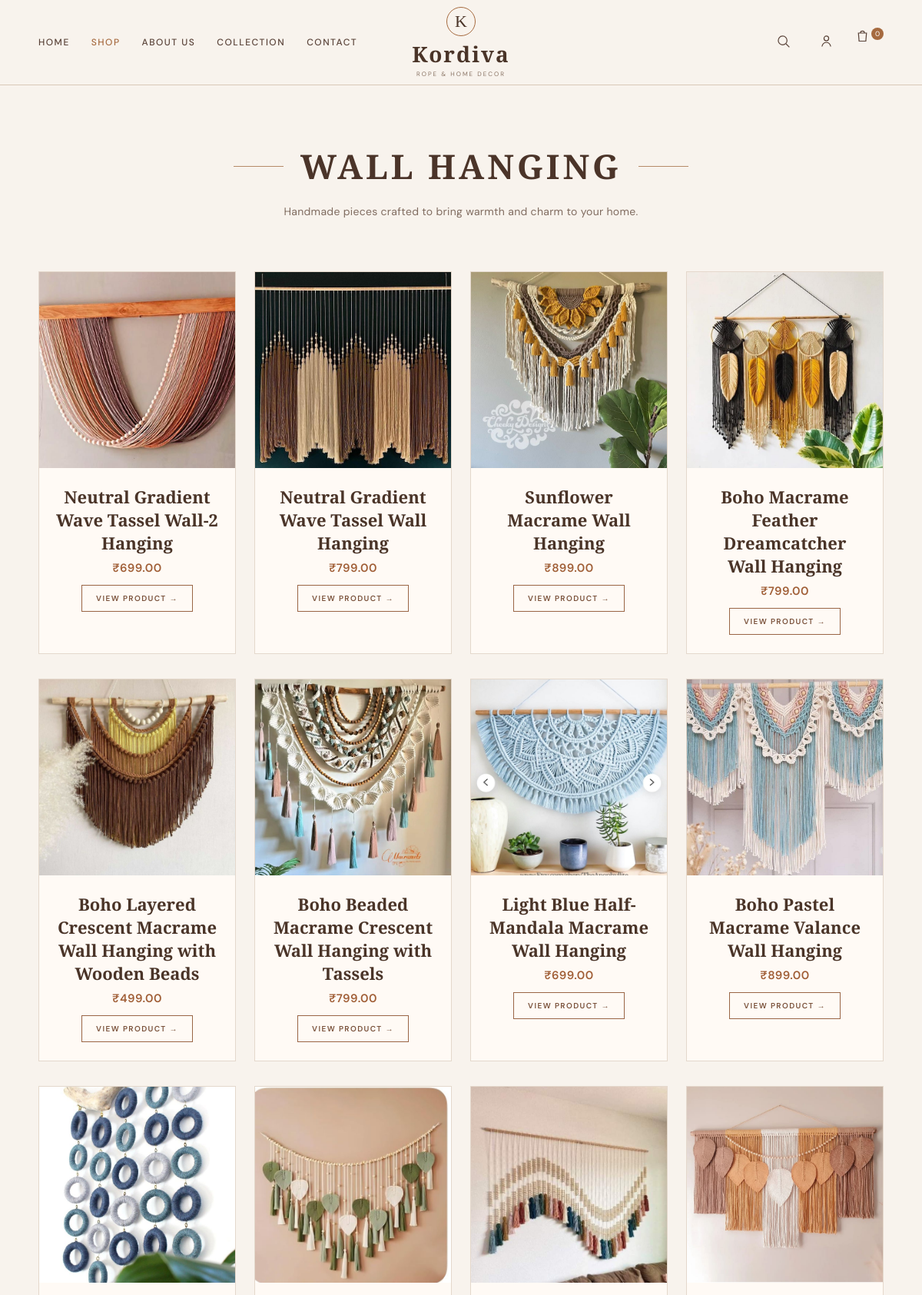
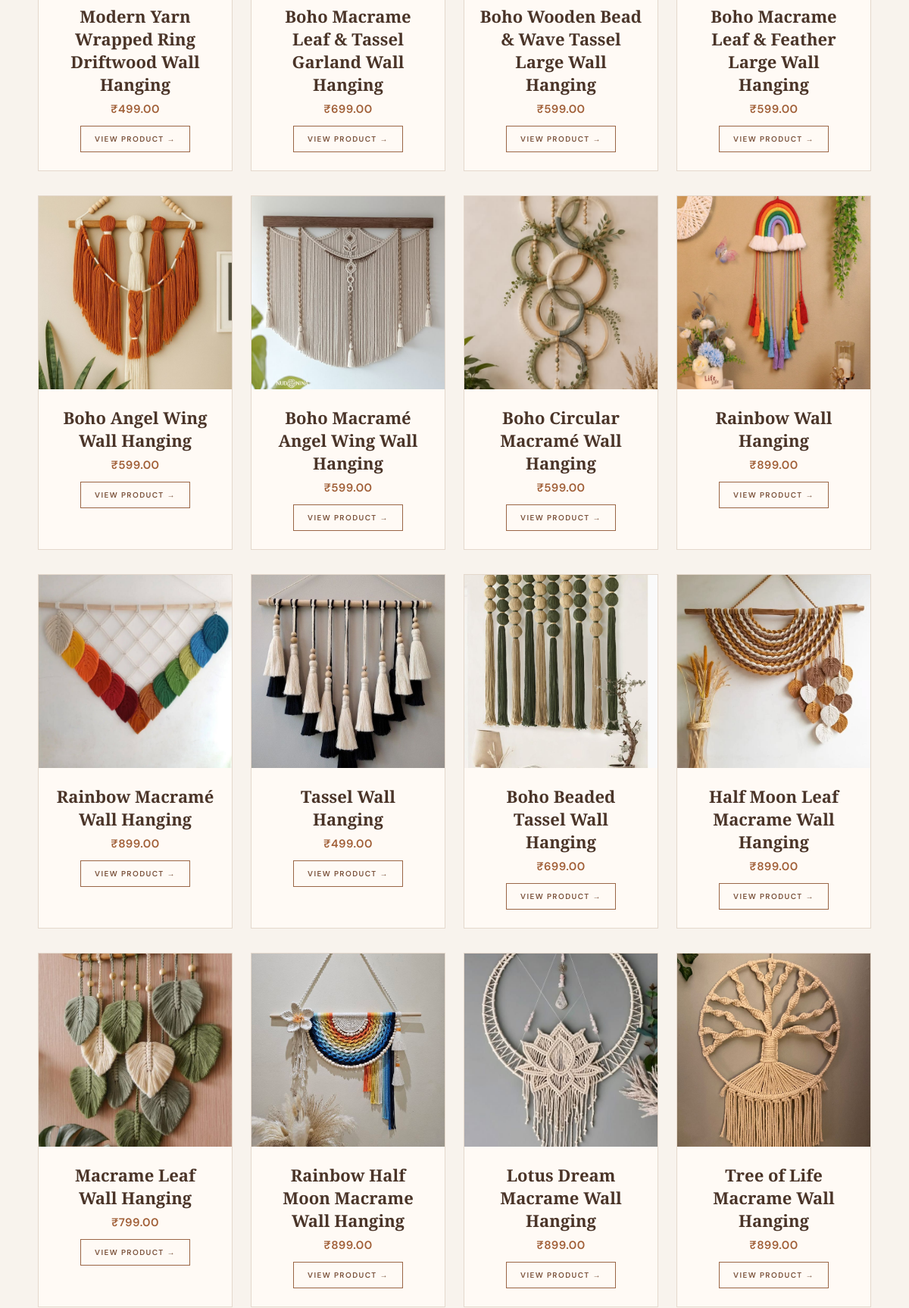
Screenshot of /type/wall-hanging/ (upper part) with the database file from the repository (2 pictures, top to bottom).
### products/models.py (models this page shows, shortened)
class ProductType(models.Model):
    category = models.ForeignKey(
        Category,
        on_delete=models.CASCADE,
        related_name='product_types'
    )
    name = models.CharField(max_length=100)
    slug = models.SlugField(unique=True)

class Product(models.Model):
    product_type = models.ForeignKey(
        ProductType,
        on_delete=models.CASCADE,
        related_name='products',
        null=True,
        blank=True
    )
    name = models.CharField(max_length=200)
    slug = models.SlugField(unique=True)
    description = models.TextField(blank=True)
    image = models.ImageField(
        upload_to='products/'
    )
    price = models.DecimalField(
        max_digits=10,
        decimal_places=2
    )
    stock = models.PositiveIntegerField(
        default=0
    )
    available = models.BooleanField(
        default=True
    )
    created_at = models.DateTimeField(
        auto_now_add=True
    )

### products/views.py (the view)
def product_type_products(request, slug):
    product_type = get_object_or_404(
        ProductType,
        slug=slug
    )
    products = Product.objects.filter(
        product_type=product_type,
        available=True
    ).order_by('-created_at')
    return render(
        request,
        'products/product_type_products.html',
        {
            'product_type': product_type,
            'products': products,
        }
    )

### products/templates/products/product_type_products.html (shortened to what this page needs)
{% load static %}
<!DOCTYPE html>
<html lang="en">
<head>
    <link rel="stylesheet"
      href="{% static 'products/product_type_products.css' %}">
</head>
<body>
<header class="site-header">
    <div class="header-inner">
        <nav class="main-nav">
            <a href="{% url 'home' %}"
               class="nav-link">
                HOME
            </a>
            <a href="#"
               class="nav-link active">
                SHOP
            </a>
            <a href="#"
               class="nav-link">
                ABOUT US
            </a>
            <a href="#"
               class="nav-link">
                COLLECTION
            </a>
            <a href="#"
               class="nav-link">
                CONTACT
            </a>
        </nav>
        <a href="{% url 'home' %}"
           class="brand-logo">
            <div class="logo-circle">
                <span>K</span>
            </div>
            <div class="brand-name">
                Kordiva
            </div>
            <div class="brand-tagline">
                ROPE & HOME DECOR
            </div>
        </a>
        <div class="header-actions">
            <button class="icon-button"
                    aria-label="Search">
                <svg viewBox="0 0 24 24">
                    <circle cx="11"
                            cy="11"
                            r="6.5">
                    </circle>
                    <line x1="16"
                          y1="16"
                          x2="21"
                          y2="21">
                    </line>
                </svg>
            </button>
            <button class="icon-button"
                    aria-label="Account">
                <svg viewBox="0 0 24 24">
                    <circle cx="12"
                            cy="8"
                            r="3.5">
                    </circle>
                    <path d="M5.5 20c.8-4 3-6 6.5-6s5.7 2 6.5 6">
                    </path>
                </svg>
            </button>
            <a href="{% url 'cart' %}"
   class="icon-button cart-button"
   aria-label="Cart">
    <svg viewBox="0 0 24 24">
        <path d="M6 8h12l-1 12H7L6 8Z"></path>
        <path d="M9 8a3 3 0 0 1 6 0"></path>
    </svg>
    <span class="cart-count">
        0
    </span>
</a>
        </div>
    </div>
</header>
<section class="product-page-header">
    <div class="section-heading">
        <span class="heading-line"></span>
        <h1>
            {{ product_type.name|upper }}
        </h1>
        <span class="heading-line"></span>
    </div>
    <p class="product-page-subtitle">
        Handmade pieces crafted to bring
        warmth and charm to your home.
    </p>
</section>
<section class="product-list-section">
    <div class="product-grid">
        {% for product in products %}
        <div class="product-card">
        <div class="product-image">
            <img src="{{ product.image.url }}"
                 alt="{{ product.name }}">
        </div>
            <div class="product-info">
                <h3>
                    {{ product.name }}
                </h3>
                <p class="product-price">
                    ₹{{ product.price }}
                </p>
               <a href="{% url 'product_detail' product.slug %}"
                    class="product-button">
                    VIEW PRODUCT →
                </a>
            </div>
        </div>
        {% endfor %}
    </div>
</section>
</body>
</html>

### products/static/products/product_type_products.css (style rules this page uses)
* { margin: 0; padding: 0; box-sizing: border-box; }
body { background: #f8f3ed; color: #3e2d24; font-family: "DM Sans", sans-serif; }
.site-header { width: 100%; background: #f8f3ed; border-bottom: 1px solid #d8c8b8; }
.header-inner { max-width: 1400px; margin: auto; min-height: 110px; padding: 0 50px; display: grid; grid-template-columns: 1fr auto 1fr; align-items: center; }
.main-nav { display: flex; align-items: center; gap: 28px; }
.nav-link { text-decoration: none; color: #594238; font-size: 12px; font-weight: 500; letter-spacing: 1.5px; transition: 0.3s ease; }
.nav-link:hover, .nav-link.active { color: #a66a3f; }
.brand-logo { text-decoration: none; text-align: center; display: flex; flex-direction: column; align-items: center; color: #4a3428; }
.logo-circle { width: 38px; height: 38px; border: 1px solid #a66a3f; border-radius: 50%; display: flex; align-items: center; justify-content: center; font-family: "Cormorant Garamond", serif; font-size: 22px; margin-bottom: 4px; }
.brand-name { font-family: "Cormorant Garamond", serif; font-size: 28px; font-weight: 600; letter-spacing: 2px; }
.brand-tagline { margin-top: 2px; font-size: 8px; letter-spacing: 2px; color: #8a7465; }
.header-actions { justify-self: end; display: flex; align-items: center; gap: 18px; }
.icon-button { position: relative; width: 38px; height: 38px; border: none; background: transparent; cursor: pointer; }
.icon-button svg { width: 21px; height: 21px; fill: none; stroke: #594238; stroke-width: 1.4; transition: 0.3s ease; }
.cart-count { position: absolute; top: 0; right: 0; width: 16px; height: 16px; border-radius: 50%; background: #a66a3f; color: white; font-size: 9px; display: flex; align-items: center; justify-content: center; }
.product-page-header { text-align: center; padding: 75px 20px 45px; }
.section-heading { display: flex; align-items: center; justify-content: center; gap: 22px; }
.section-heading h1 { font-family: "Cormorant Garamond", serif; font-size: 44px; font-weight: 600; letter-spacing: 4px; color: #4b3429; }
.heading-line { width: 65px; height: 1px; background: #b58a68; }
.product-page-subtitle { max-width: 600px; margin: 18px auto 0; color: #806c60; font-size: 14px; line-height: 1.7; letter-spacing: 0.3px; }
.product-list-section { max-width: 1400px; margin: auto; padding: 20px 50px 90px; }
.product-grid { display: grid; grid-template-columns: repeat(4, 1fr); gap: 32px 24px; }
.product-card { background: #fffaf5; border: 1px solid #e4d8cc; transition: transform 0.35s ease, box-shadow 0.35s ease; }
.product-image { width: 100%; aspect-ratio: 1 / 1; overflow: hidden; background: #eee3d7; }
.product-image img { width: 100%; height: 100%; object-fit: cover; display: block; transition: transform 0.5s ease; }
.product-info { padding: 22px 20px 24px; text-align: center; }
.product-info h3 { font-family: "Cormorant Garamond", serif; font-size: 22px; font-weight: 600; color: #4a3428; margin-bottom: 8px; }
.product-price { font-size: 15px; color: #a05e36; font-weight: 600; letter-spacing: 0.5px; margin-bottom: 12px; }
.product-button { display: inline-block; padding: 10px 18px; border: 1px solid #9a6545; color: #795039; text-decoration: none; font-size: 10px; font-weight: 600; letter-spacing: 1.4px; transition: 0.3s ease; }

### rows the page displays
ProductType: name "WALL HANGING"
Product: image (picture), name "Neutral Gradient Wave Tassel Wall-2 Hanging", price "699.00"
Product: image (picture), name "Neutral Gradient Wave Tassel Wall Hanging", price "799.00"
Product: image (picture), name "Sunflower Macrame Wall Hanging", price "899.00"
Product: image (picture), name "Boho Macrame Feather Dreamcatcher Wall Hanging", price "799.00"
Product: image (picture), name "Boho Layered Crescent Macrame Wall Hanging with Wooden Beads", price "499.00"
Product: image (picture), name "Boho Beaded Macrame Crescent Wall Hanging with Tassels", price "799.00"
Product: image (picture), name "Light Blue Half-Mandala Macrame Wall Hanging", price "699.00"
Product: image (picture), name "Boho Pastel Macrame Valance Wall Hanging", price "899.00"
Product: image (picture), name "Modern Yarn Wrapped Ring Driftwood Wall Hanging", price "499.00"
Product: image (picture), name "Boho Macrame Leaf & Tassel Garland Wall Hanging", price "699.00"
Product: image (picture), name "Boho Wooden Bead & Wave Tassel Large Wall Hanging", price "599.00"
Product: image (picture), name "Boho Macrame Leaf & Feather Large Wall Hanging", price "599.00"
Product: image (picture), name "Boho Angel Wing Wall Hanging", price "599.00"
Product: image (picture), name "Boho Macramé Angel Wing Wall Hanging", price "599.00"
Product: image (picture), name "Boho Circular Macramé Wall Hanging", price "599.00"
Product: image (picture), name "Rainbow Wall Hanging", price "899.00"
Product: image (picture), name "Rainbow Macramé Wall Hanging", price "899.00"
Product: image (picture), name "Tassel Wall Hanging", price "499.00"
Product: image (picture), name "Boho Beaded Tassel Wall Hanging", price "699.00"
Product: image (picture), name "Half Moon Leaf Macrame Wall Hanging", price "899.00"
Product: image (picture), name "Macrame Leaf Wall Hanging", price "799.00"
Product: image (picture), name "Rainbow Half Moon Macrame Wall Hanging", price "899.00"
Product: image (picture), name "Lotus Dream Macrame Wall Hanging", price "899.00"
Product: image (picture), name "Tree of Life Macrame Wall Hanging", price "899.00"
